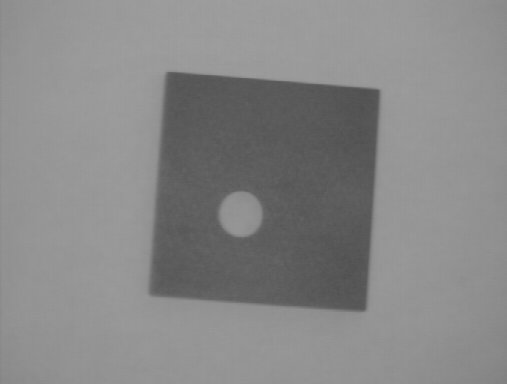
#> input picture images/wdg2.bmp, 507 x 384 px
$ python aula_04_ex_02.py
#> lines starting #> are read from the running program, lines starting #| are printed output that depends on the picture; after the words box and inside, x2 and y2 are one past the last pixel; in counts of white or black regions, pixels touching at a corner belong together
import cv2
import numpy as np

def circular_kernel(diameter):
    radius = diameter // 2
    kernel = np.zeros((diameter, diameter), dtype=np.uint8)
    for i in range(diameter):
        for j in range(diameter):
            if (i - radius) ** 2 + (j - radius) ** 2 <= radius ** 2:
                kernel[i, j] = 1
    return kernel

# Load the image
image = cv2.imread("../images/wdg2.bmp")
#> image is the input picture: shape (384, 507, 3); min 77, max 159, mean 135.3

# Check if the image was successfully read
if image is None:
    print("Image file could not be opened")
    exit(-1)

_, binary_image = cv2.threshold(image, 90, 255, cv2.THRESH_BINARY)
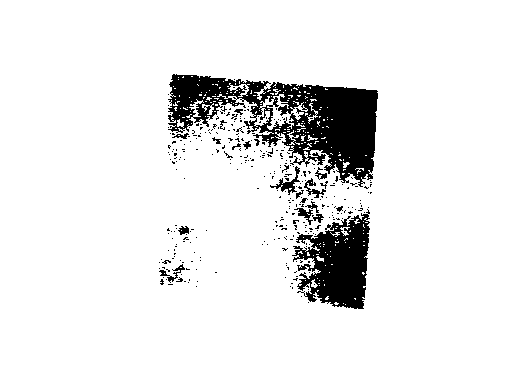
#> binary_image: shape (384, 507, 3); 91.3% white; 335 black regions (313 under 20 px), largest, box (x1, y1, x2, y2) and area: (168, 74, 378, 187) 10261, (292, 209, 370, 309) 4617, (270, 166, 300, 195) 215

# Step 2: Invert the binary image
inverted_image = cv2.bitwise_not(binary_image)

kernel = circular_kernel(11)
square_kernel = np.ones((11,11),np.uint8)

erosion = cv2.erode(image,kernel,iterations=1)
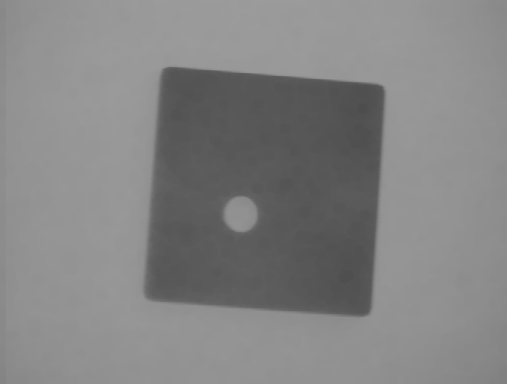
#> erosion: shape (384, 507, 3); min 77, max 156, mean 131.7
erosion2 = cv2.erode(image,kernel,iterations=2)
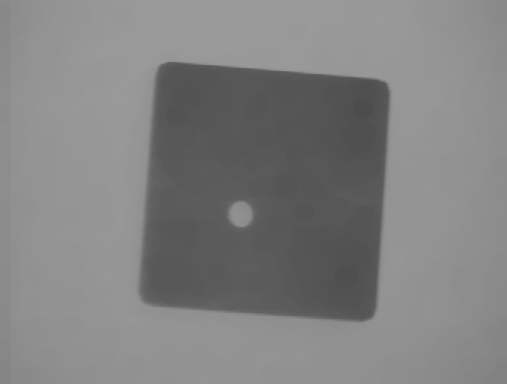
#> erosion2: shape (384, 507, 3); min 77, max 155, mean 129.4
erosion4 = cv2.erode(image,kernel,iterations=4)
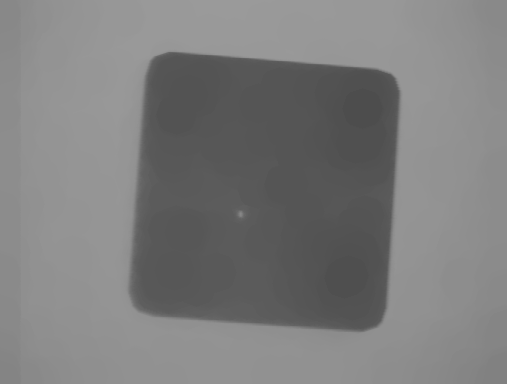
#> erosion4: shape (384, 507, 3); min 77, max 154, mean 125.1
erosion10 = cv2.erode(image,kernel,iterations=10)
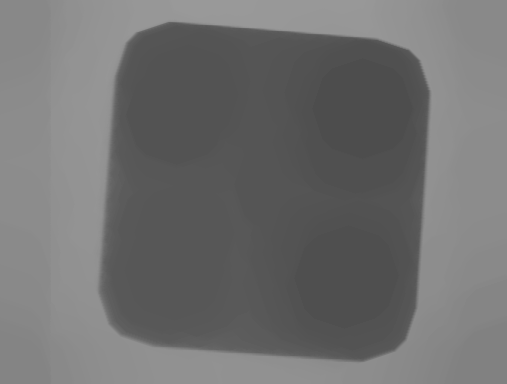
#> erosion10: shape (384, 507, 3); min 77, max 153, mean 112.4
square_erosion = cv2.erode(image,square_kernel,iterations = 1)
# Show the image with the grid
cv2.imshow("Original Image",image)
cv2.imshow("Image with erosion", erosion)
cv2.imshow("Image with erosion2", erosion2)
cv2.imshow("Image with erosion4", erosion4)
cv2.imshow("Image with erosion10", erosion10)
cv2.imshow("Image with square erosion", square_erosion)

# Wait for a key press and close windows
cv2.waitKey(0)
cv2.destroyAllWindows()
